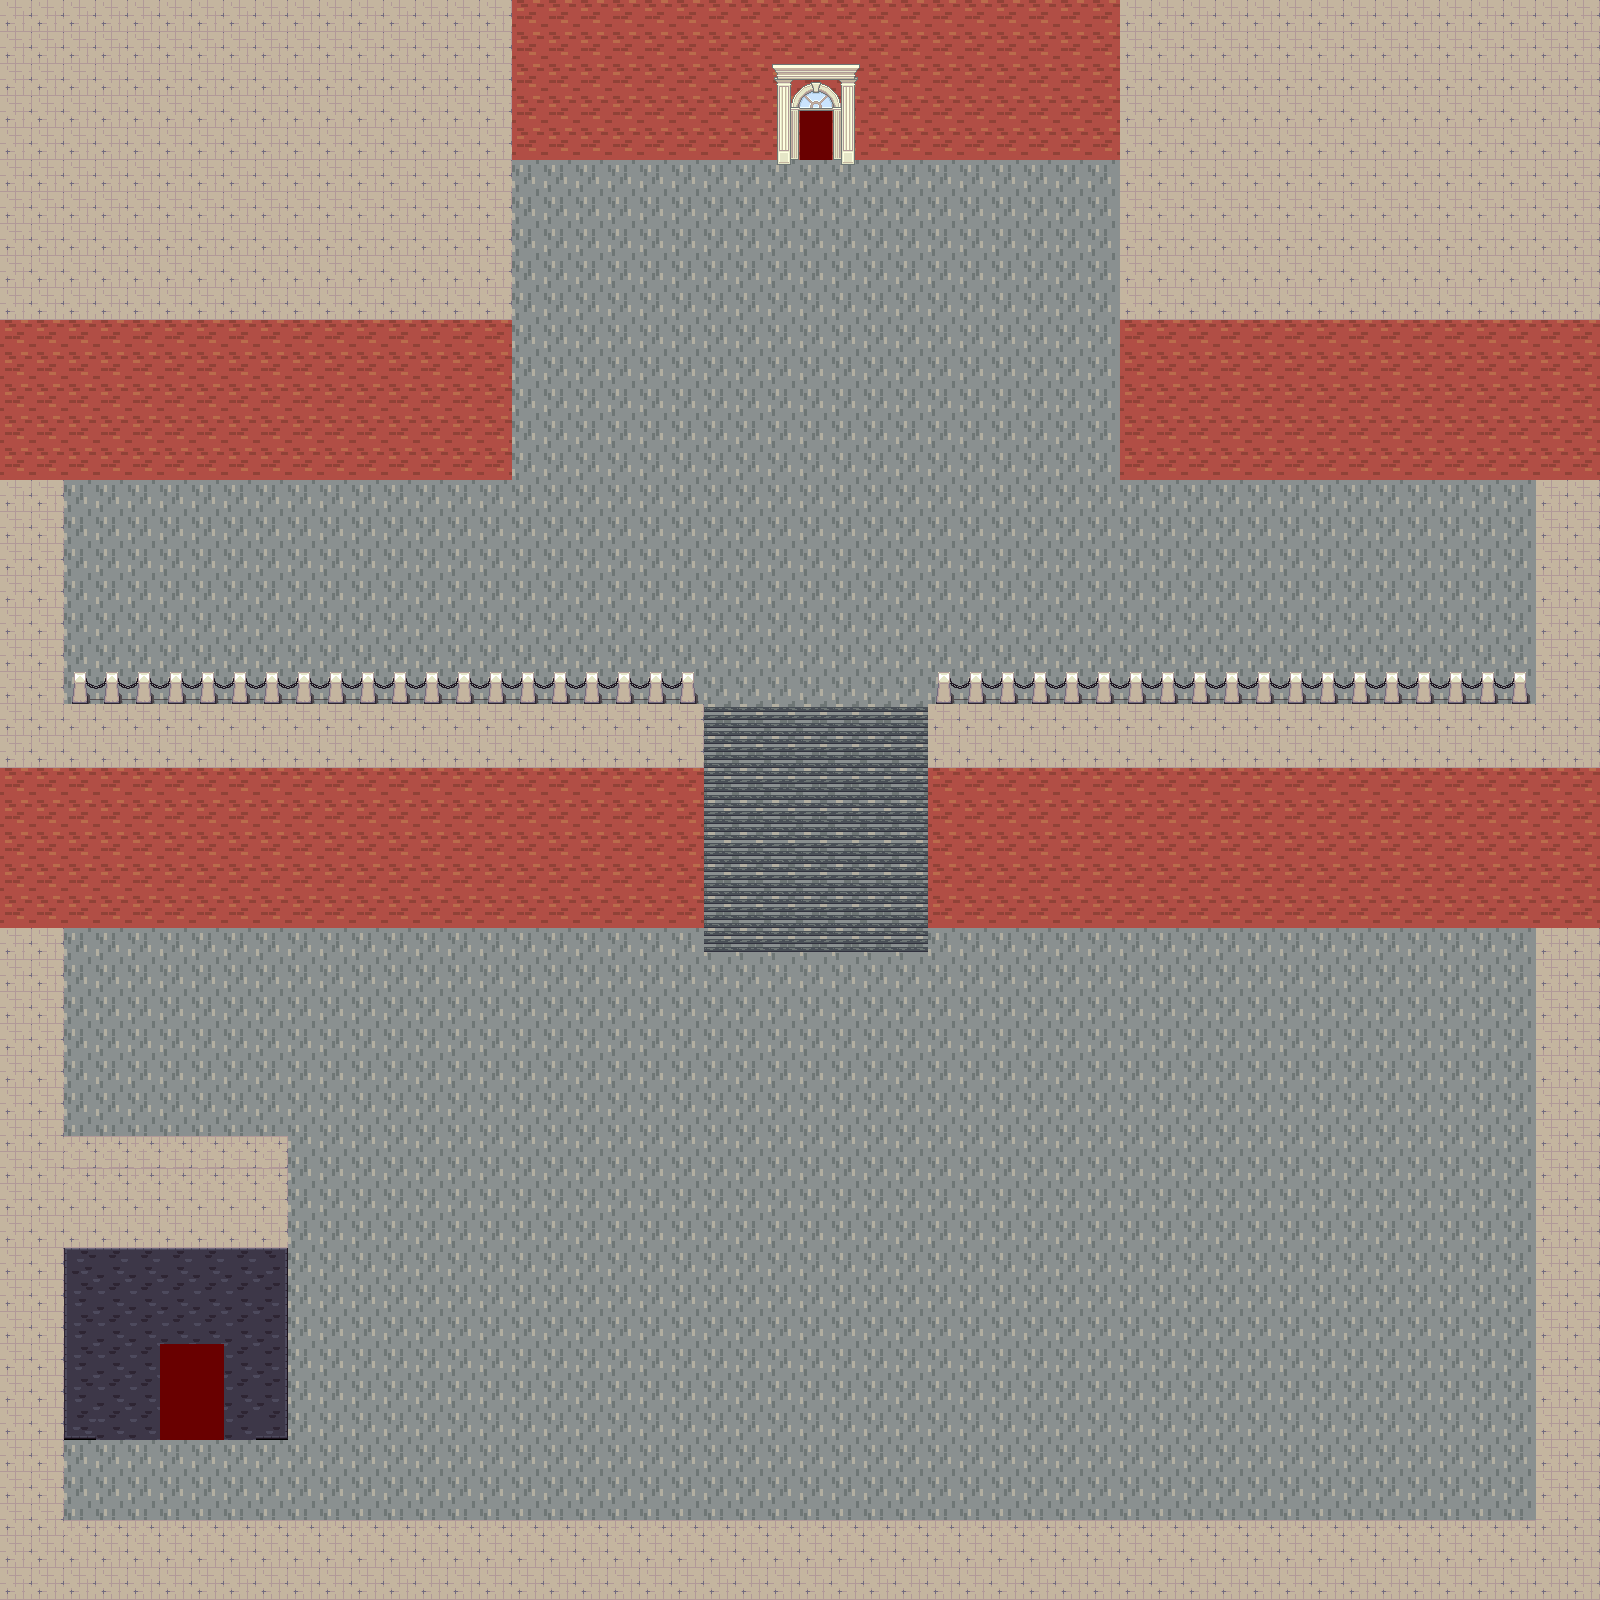

This game map was drawn from its Tiled (.tmx) file and the tilesets committed beside it. A one-line description and the trimmed map source follow:
An orthogonal 50x50 tile map with 32x32 px tiles, 3 tile layers (Map, MoreMP, foreground), 3 tilesets and 22 objects (Player, NPC, Companion).

<map version="1.10" tiledversion="1.11.2" orientation="orthogonal" renderorder="right-down" width="50" height="50" tilewidth="32" tileheight="32" infinite="0" nextlayerid="9" nextobjectid="28">
 <tileset firstgid="1" name="victorian-streets" tilewidth="32" tileheight="32" tilecount="1536" columns="16">
  <image source="../Tilesets/victorian-streets.png" width="512" height="3072" />
 </tileset>
 <tileset firstgid="1537" name="victorian-accessories" tilewidth="32" tileheight="32" tilecount="2560" columns="32">
  <image source="../Tilesets/victorian-accessories.png" width="1024" height="2560" />
 </tileset>
 <tileset firstgid="4097" name="MapMetadata" tilewidth="32" tileheight="32" spacing="1" margin="1" tilecount="2" columns="2">
  <image source="../Tilesets/MapMetadata.png" width="67" height="34" />
 </tileset>
 <layer id="1" name="Map" width="50" height="50">
  <properties>
   <property name="Draw" type="bool" value="true" />
  </properties>
  <data>[2500 cells, 2500 non-empty, 12 distinct tile ids]</data>
 </layer>
 <layer id="2" name="MoreMP" width="50" height="50">
  <properties>
   <property name="Draw" type="bool" value="true" />
  </properties>
  <data>[2500 cells, 68 non-empty, 14 distinct tile ids]</data>
 </layer>
 <objectgroup id="3" name="Collision">
  <properties>
   <property name="Collision" type="bool" value="true" />
   <property name="Draw" type="bool" value="false" />
  </properties>
  <object id="1" x="512" y="64" width="278.667" height="96" />
  <object id="2" x="832" y="64" width="288" height="96" />
  <object id="3" x="800" y="64" width="32" height="96" />
  <object id="4" x="1120" y="64" width="64" height="416" />
  <object id="5" x="1184" y="448" width="416" height="32" />
  <object id="6" x="1536" y="480" width="64" height="1088" />
  <object id="7" x="896" y="1536" width="640" height="64" />
  <object id="8" x="0" y="1536" width="898.667" height="64" />
  <object id="9" x="0" y="0" width="64" height="1536" />
  <object id="10" x="224" y="1248" width="64" height="192" />
  <object id="11" x="160" y="1280" width="64" height="64" />
  <object id="12" x="64" y="1248" width="96" height="192" />
  <object id="13" x="160" y="1248" width="64" height="32" />
  <object id="14" x="64" y="704" width="640" height="224" />
  <object id="15" x="928" y="704" width="608" height="224" />
  <object id="16" x="64" y="64" width="448" height="416" />
  <object id="27" x="64" y="1152" width="224" height="96" />
 </objectgroup>
 <objectgroup id="4" name="Teleport">
  <object id="18" x="160" y="1344" width="64" height="96">
   <properties>
    <property name="targetMap" value="ClotheDungeon.tmx" />
    <property name="unlock" type="bool" value="false" />
   </properties>
  </object>
 </objectgroup>
 <objectgroup id="5" name="Checkpoints">
  <object id="20" x="160" y="1440" width="64" height="32" />
 </objectgroup>
 <objectgroup id="6" name="Entities">
  <object id="23" name="Player" type="Player" x="192" y="1504">
   <properties>
    <property name="CorneliusJoined" type="bool" value="false" />
    <property name="WizardJoined" type="bool" value="false" />
    <property name="magicPoints" type="int" value="50" />
   </properties>
   <point />
  </object>
  <object id="24" name="Statue" type="NPC" x="800" y="1216">
   <properties>
    <property name="NPC_ID" value="12" />
    <property name="active" type="bool" value="true" />
    <property name="anim_tsxpath" value="Assets/Textures/Characters/Estatua.tsx" />
    <property name="currentDialogueTree" type="int" value="0" />
    <property name="texturePath" value="Assets/Textures/Characters/Estatua.png" />
   </properties>
   <point />
  </object>
  <object id="26" name="Cornelius" type="Companion" x="544" y="1408">
   <properties>
    <property name="Companion_ID" type="int" value="2" />
    <property name="Dialogue_ID" type="int" value="102" />
    <property name="active" type="bool" value="true" />
    <property name="anim_tsxpath" value="Assets/Textures/Characters/Belloton.tsx" />
    <property name="texturePath" value="Assets/Textures/Characters/Belloton.png" />
   </properties>
   <point />
  </object>
 </objectgroup>
 <objectgroup id="7" name="Events" />
 <layer id="8" name="foreground" width="50" height="50">
  <properties>
   <property name="Draw" type="bool" value="true" />
  </properties>
  <data>[2500 cells, 99 non-empty, 4 distinct tile ids]</data>
 </layer>
</map>
